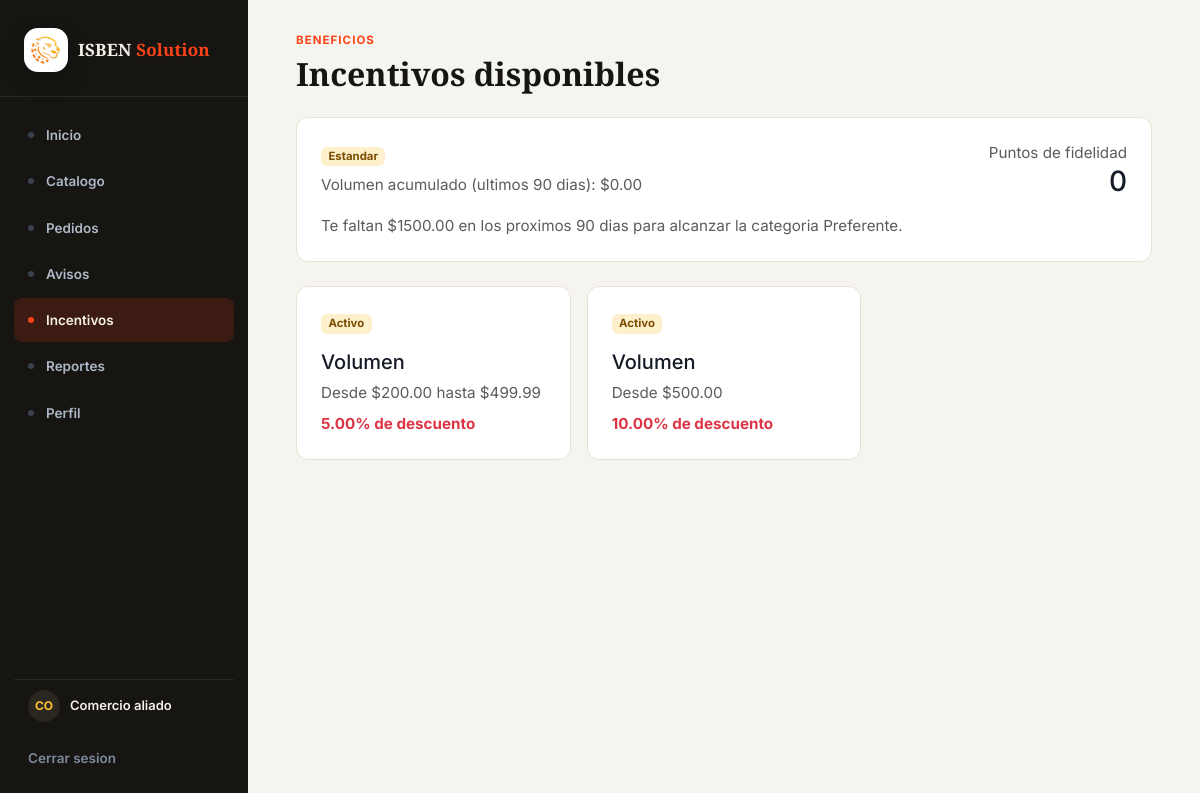
The page /incentivos/ (signed in) on the database as committed earlier.
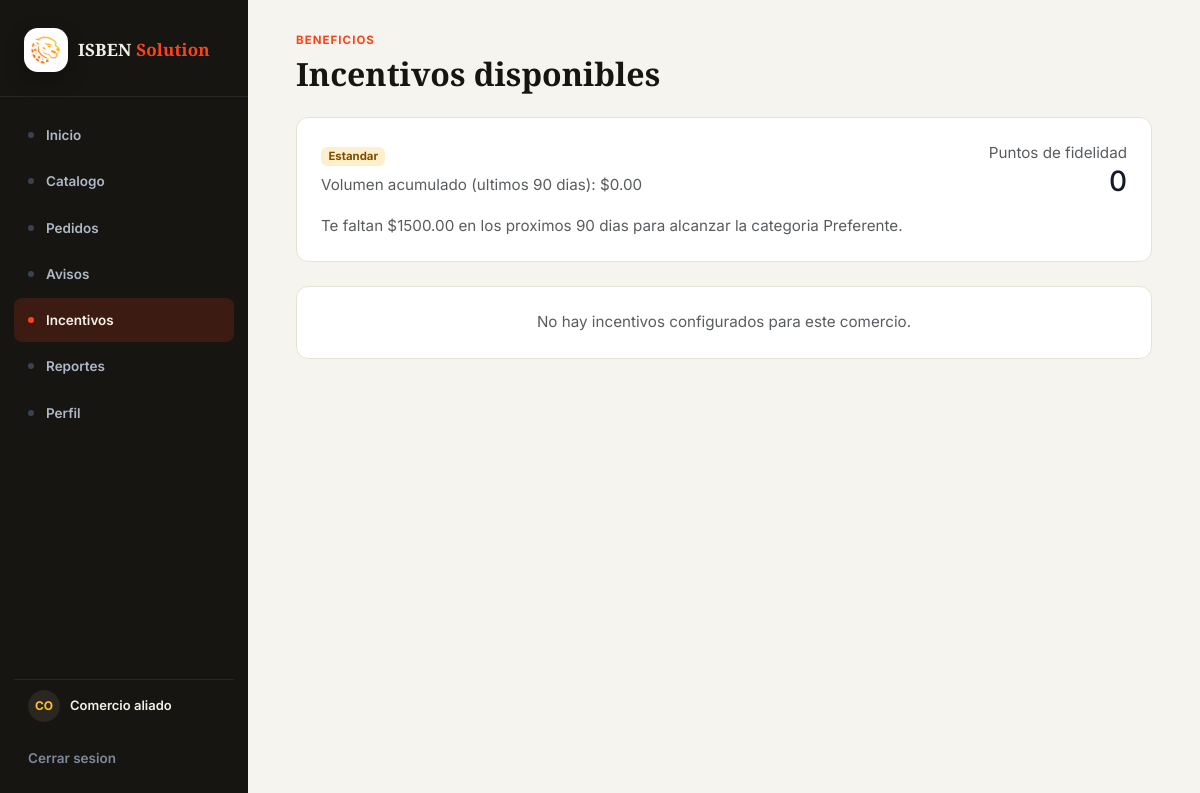
The same page on the database as committed later.
### plataforma/models.py (models this page shows, shortened)
class Incentivo(models.Model):
    tipo = models.CharField(max_length=100)
    umbral_min = models.FloatField()
    umbral_max = models.FloatField()
    descuento_pct = models.FloatField()
    activo = models.BooleanField(default=True)
    comercio = models.ForeignKey(Comercio, on_delete=models.CASCADE,
    related_name="incentivos")

### plataforma/views.py (the view)
# urls.py: path("incentivos/", views.incentivos, name="incentivos"),
@comercio_requerido
def incentivos(request):
    comercio = request.comercio_actual
    incentivos_comercio = comercio.incentivos.order_by("umbral_min")
    puntos_cuenta = PuntosFidelidad.objects.filter(comercio=comercio).first()
    regla_siguiente, volumen_faltante = siguiente_categoria(comercio)
    return render(
        request,
        "plataforma/incentivos.html",
        {
            "incentivos": incentivos_comercio,
            "comercio": comercio,
            "puntos": puntos_cuenta.puntos if puntos_cuenta else 0,
            "siguiente_categoria": regla_siguiente.categoria if regla_siguiente else None,
            "volumen_faltante": volumen_faltante,
        },
    )

### plataforma/incentivos.py (called while the page is built)
def siguiente_categoria(comercio):
    regla = (
        ReglaCategoria.objects.filter(volumen_min__gt=comercio.volumen_90d)
        .order_by("volumen_min")
        .first()
    )
    if not regla:
        return None, None
    return regla, round(regla.volumen_min - comercio.volumen_90d, 2)

### plataforma/views.py (called while the page is built)
def obtener_usuario_actual(request):
    usuario_id = request.session.get("usuario_id")
    if not usuario_id:
        return None
    usuario = Usuario.objects.select_related("comercio").filter(id=usuario_id).first()
    if usuario and request.session.get("usuario_rol") != usuario.rol:
        request.session["usuario_rol"] = usuario.rol
        request.session.modified = True
    return usuario

def es_usuario_logistica(usuario):
    return usuario.rol.strip().lower() == "logistica"

def es_usuario_administrador(usuario):
    return usuario.rol.strip().lower() == "administrador"

### plataforma/templates/plataforma/incentivos.html (shortened to what this page needs)
{% extends 'plataforma/master.html' %}
{% block content %}
<section class="container-lg">
    <p class="brand-eyebrow">Beneficios</p>
    <h1 class="brand-title h2 mb-4">Incentivos disponibles</h1>
    <div class="brand-card p-4 mb-4">
        <div class="d-flex flex-wrap justify-content-between align-items-center gap-3">
            <div>
                <span class="badge badge-accent mb-2">{{ comercio.categoria }}</span>
                <p class="text-muted mb-0">Volumen acumulado (ultimos 90 dias): ${{ comercio.volumen_90d|floatformat:2 }}</p>
            </div>
            <div class="text-md-end">
                <span class="text-muted d-block">Puntos de fidelidad</span>
                <strong class="h3 mb-0">{{ puntos }}</strong>
            </div>
        </div>
        {% if siguiente_categoria %}
            <p class="text-muted mt-3 mb-0">Te faltan ${{ volumen_faltante|floatformat:2 }} en los proximos 90 dias para alcanzar la categoria {{ siguiente_categoria }}.</p>
        {% endif %}
    </div>
    <div class="row g-3">
        {% for incentivo in incentivos %}
            <div class="col-md-6 col-xl-4">
                <article class="brand-card p-4 h-100">
                    <span class="badge {% if incentivo.activo %}badge-accent{% else %}text-bg-secondary{% endif %} mb-3">
                        {% if incentivo.activo %}Activo{% else %}Inactivo{% endif %}
                    </span>
                    <h2 class="h5">{{ incentivo.tipo }}</h2>
                    <p class="text-muted mb-2">
                        Desde ${{ incentivo.umbral_min|floatformat:2 }}{% if incentivo.umbral_max < 1000000 %} hasta ${{ incentivo.umbral_max|floatformat:2 }}{% endif %}
                    </p>
                    <strong class="text-danger">{{ incentivo.descuento_pct|floatformat:2 }}% de descuento</strong>
                </article>
            </div>
        {% empty %}
            <div class="col-12">
                <div class="brand-card p-4 text-center text-muted">No hay incentivos configurados para este comercio.</div>
            </div>
        {% endfor %}
    </div>
</section>
{% endblock %}

Rows that differ between the two databases and show on the page:
removed Incentivo: activo "Activo", tipo "Volumen", umbral_min "200.00", umbral_max "499.99", descuento_pct "5.00"
removed Incentivo: activo "Activo", tipo "Volumen", umbral_min "500.00", descuento_pct "10.00"
Other text that changed with them:
text now shown: "No hay incentivos configurados para este comercio."
